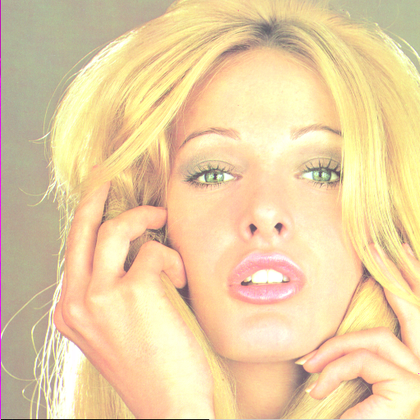
%> input picture Image/tiffany.bmp, 420 x 420 px, shrunk from 512 x 512 before the run
$ octave DEEdgePSNR.m   (GNU Octave 9; MATLAB toolbox functions it lacks are replaced by stand-ins)
%> lines starting %> are read from the running program, lines starting %| are printed output that depends on the picture
### LSBR.m
%LSB置换算法
function EMPictureMatrix = LSBR(BinaryList,PictureMatrix)
B = BinaryList;
P = PictureMatrix;
NP = P;
[col,row] = size(PictureMatrix);
if length(B)>col*row
    disp('error:');
    disp('The length of binary list is larger than picture matrix!');
else
    for k = 1:length(B)
        NP(k) = Embedder(P(k),B(k));
    end
end
EMPictureMatrix = NP;
end


% [12 lines left out: function Embedder, not called in this run]


% [41 lines of commented-out code are left out]

### LSBM.m
%随机LSB匹配算法
function EMPictureMatrix = LSBM(BinaryList,PictureMatrix)
B = BinaryList;
P = PictureMatrix;
NP = P;
[col,row] = size(PictureMatrix);
if length(B)>col*row
    disp('error:');
    disp('The length of binary list is larger than picture matrix!');
else
    for k = 1:length(B)
        NP(k) = Embedder(P(k),B(k));
    end
end
EMPictureMatrix = NP;
end


% [18 lines left out: function Embedder, not called in this run]

### Canny2LSB_C.m
% Saiful Islam,Mangat R Modi and Phalguni Gupta, Edge-based image
% steganography,EURASIP Journal on Information Security 2014

%非边缘部分也嵌入信息
function EMPicture = Canny2LSB_C(BinaryList,Picture)
    %BinaryList二进制信息
    %Picture图像像素值
    EMPicture = Picture;
    if isempty(BinaryList)
        EMPicture = Picture;
    else
        L = floor(length(BinaryList)/2);
        I = bitand(Picture,252);
        [~,lens,bw] = getThreshold(I,L);
        edge_pixels = Picture(bw==1);%边缘像素值
        non_edge_pixels = Picture(bw==0);%非边缘像素值

        %根据边缘像素值来分配二进制信息
        if L<=lens(end)
            edgebin = BinaryList(1:L*2);
            bit2matrix = reshape(edgebin,2,L);
            non_edgebin = BinaryList(L*2+1:end);
        else
            edgebin = BinaryList(1:length(edge_pixels)*2);
            bit2matrix = reshape(edgebin,2,length(edge_pixels));
            non_edgebin = BinaryList(length(edge_pixels)*2+1:end);
        end


        %边缘部分的嵌入
        Nedge_pixels = LSB2(edge_pixels,bit2matrix);
        EMPicture(bw==1) = Nedge_pixels;
        %非边缘的嵌入
        Nnon_edge_pixels = LSB1(non_edge_pixels,non_edgebin);
        EMPicture(bw==0) = Nnon_edge_pixels;
    end
end

%两个bit的嵌入，批量嵌入
function Npixels = LSB2(pixels,bit2s)
    Npixels = pixels;
    for k=1:length(bit2s)
        Npixels(k) = bitand(pixels(k),252) + 2*bit2s(1,k) + bit2s(2,k);
    end
end

%一个bit的嵌入
function Npixels = LSB1(pixels,bit1s)
    Npixels = pixels;
    for k=1:length(bit1s)
        Npixels(k) = bitand(pixels(k),254) + bit1s(k);
    end
end

### DE.m
%DE隐写算法的嵌入过程代码
%% 二进制流数组与像素点数组的传入 算法3-4
function EMPicture = DE(BinaryList,Picture,K)
[row,col] = size(Picture);
if col==1
    P = double(Picture);
else
    P = double(Picture(:));
end
B = BinaryList;
Ary = 2*K^2+2*K+1;%Ary代表进制数
sliced_cell = cutbin(B,Ary,2);

Num = floor(row*col/2);
if length(sliced_cell)>Num
    disp('The length of binary list is larger than picture matrix!');
else
    V = P(1:Num*2);
    NP = reshape(V,2,Num);%构成像素组
    for k = 1:length(sliced_cell)
        s = bin2bns(sliced_cell{k},Ary);
        for t = 1:length(s)
            NP(:,k*t) = DE_P(NP(:,k*t),s(t),K);
        end
    end
    NNP = NP(:);
    if mod(row*col,2)==0
        EMPicture = reshape(NNP,row,col);
    else
        r = mod(row*col,2);
        NP = [NNP;P(end-r+1:end)];
        EMPicture = reshape(NP,row,col);
    end
end
EMPicture = uint8(EMPicture);
end

%% 钻石编码核心部分 算法3-3
% [56 lines left out: function DE_P, not called in this run]

%% 二进制的切片，长度为r 算法3-1
function output = cutbin(binvec,Ary,digit)
%Ary代表进制，digit代表n进制的位数
r = floor(digit*log2(Ary));%Ary进制下需要的二进制位数
Len = length(binvec);
Num = ceil(Len/r);
sliced_cell = cell(1,Num);
for k = 1:Num
    if k*r>Len
        sliced_cell{k} = binvec(k*r-r+1:end);
    else
        sliced_cell{k} = binvec(k*r-r+1:k*r);
    end
end
output = sliced_cell;
end

%% 二进制向n进制的转换 算法3-2
% [23 lines left out: function bin2bns, not called in this run]

### getThreshold.m
%% 阈值的自适应选择
function [ths,pixlens,bw] = getThreshold(I,N)
    %I是灰度图像，N是嵌入二进制的长度
    %ths是迭代的阈值，pixelens是迭代的像素值长度，bw在最终阈值下的边缘化后的二值图像
    tmax = 1;
    tmin = 0;
    bool = 0;
    ths = [];
    pixlens = [];
    while ~bool
        th = (tmax+tmin)/2;
        ths = [ths;th];
        bw = edge(I,'canny',th);
        pixels = I(bw==1);
        %当边缘提取后轮廓像素值不再随阈值的变化而变化，即轮廓像素值恒定
        if ~isempty(pixlens) && length(pixels)==pixlens(end)
%             ths = ths(1:end-1,:);
            ths = ths(1:end,:);
            pixlens = [pixlens;length(pixels)];
            break;
        end
        pixlens = [pixlens;length(pixels)];
        if length(pixels)<N
            tmax = th;
        elseif length(pixels)-N>0.001*N
            tmin = th;
        else
            bool = 1;
        end
    end
end

### DEEdgePSNR.m
clear,clc
close all

image = imread('Image/tiffany.bmp');
%> image is the input picture: size 420x420x3 uint8; mean R, G, B 234.2, 208.6, 163.5
I = rgb2gray(image);
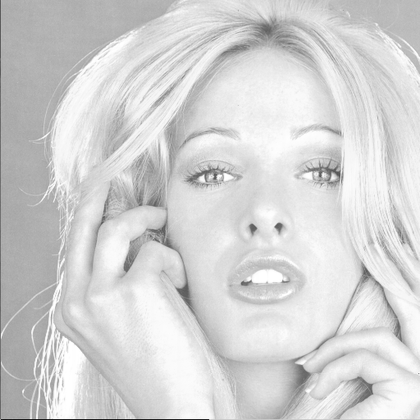
%> I: size 420x420 uint8; min 27, max 255, mean 211.1
[rows,cols] = size(I);
%> rows = 420; cols = 420

PSNRs = [];
for percent = 0.25:0.25:1
    BL=randi([0,1],[1,round(rows*cols*percent)-2]);
    ILSBR = LSBR(BL,I);
    ILSBM = LSBM(BL,I);
    ICannyLSB = Canny2LSB_C(BL,I);
%> (the run ends here)
